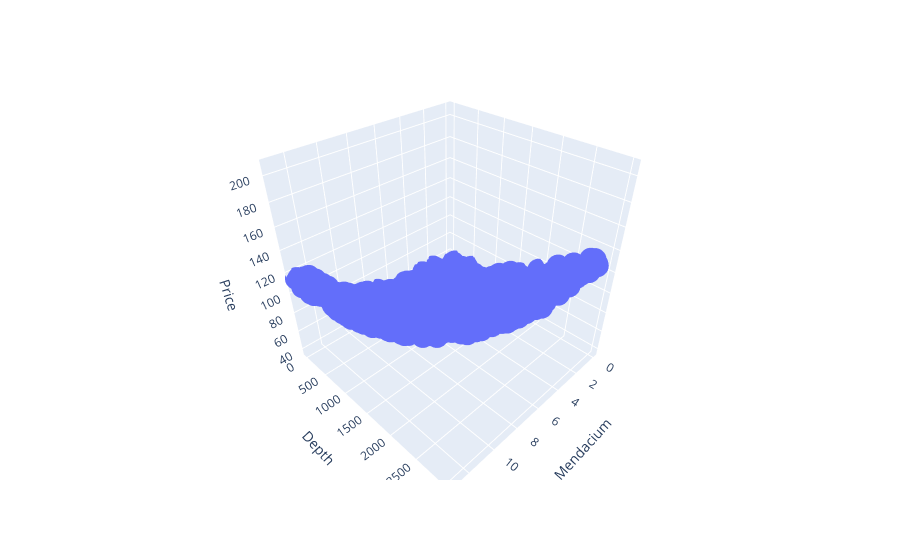

Notebook cell for this chart:
### Code cell
#previsualization
px.scatter_3d(df,x='Mendacium',y='Depth',z='Price')

### Figure 1 — Plotly figure (JSON) as saved in the notebook; plotly's stock layout.template omitted (floating-point values rounded to 4 significant figures; data arrays with more than 128 entries replaced by an {"elided": "..."} marker saying what was removed)
{"data": [{"hovertemplate": "Mendacium=%{x}<br>Depth=%{y}<br>Price=%{z}<extra></extra>", "legendgroup": "", "marker": {"color": "#636efa", "symbol": "circle"}, "mode": "markers", "name": "", "scene": "scene", "showlegend": false, "type": "scatter3d", "x": {"elided": "1000 float values"}, "y": {"elided": "1000 float values"}, "z": {"elided": "1000 float values"}}], "layout": {"legend": {"tracegroupgap": 0}, "margin": {"t": 60}, "scene": {"domain": {"x": [0, 1], "y": [0, 1]}, "xaxis": {"title": {"text": "Mendacium"}}, "yaxis": {"title": {"text": "Depth"}}, "zaxis": {"title": {"text": "Price"}}}}}
